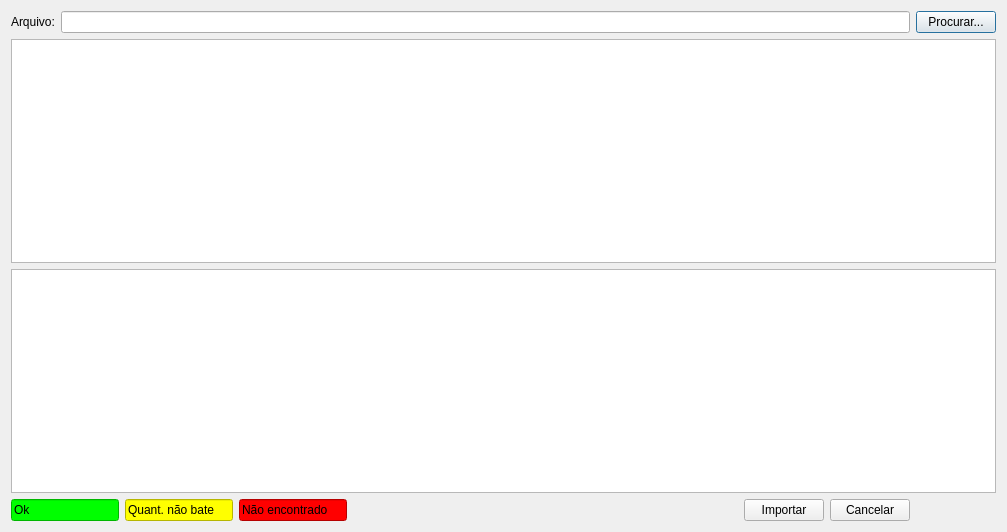
<?xml version="1.0" encoding="UTF-8"?>
<ui version="4.0">
 <class>ImportarXML</class>
 <widget class="QDialog" name="ImportarXML">
  <property name="geometry">
   <rect>
    <x>0</x>
    <y>0</y>
    <width>1007</width>
    <height>532</height>
   </rect>
  </property>
  <property name="windowTitle">
   <string>Importar NFe</string>
  </property>
  <layout class="QGridLayout" name="gridLayout">
   <item row="0" column="0">
    <widget class="QLabel" name="label">
     <property name="text">
      <string>Arquivo:</string>
     </property>
    </widget>
   </item>
   <item row="0" column="1">
    <widget class="QLineEdit" name="lineEdit"/>
   </item>
   <item row="0" column="2">
    <widget class="QPushButton" name="pushButtonProcurar">
     <property name="text">
      <string>Procurar...</string>
     </property>
    </widget>
   </item>
   <item row="1" column="0" colspan="3">
    <widget class="TableView" name="tableEstoque">
     <property name="selectionMode">
      <enum>QAbstractItemView::SingleSelection</enum>
     </property>
     <property name="selectionBehavior">
      <enum>QAbstractItemView::SelectRows</enum>
     </property>
    </widget>
   </item>
   <item row="2" column="0" colspan="3">
    <widget class="TableView" name="tableCompra">
     <property name="selectionMode">
      <enum>QAbstractItemView::SingleSelection</enum>
     </property>
     <property name="selectionBehavior">
      <enum>QAbstractItemView::SelectRows</enum>
     </property>
    </widget>
   </item>
   <item row="3" column="0" colspan="2">
    <layout class="QHBoxLayout" name="horizontalLayout">
     <item>
      <widget class="QLineEdit" name="lineEdit_3">
       <property name="sizePolicy">
        <sizepolicy hsizetype="Preferred" vsizetype="Fixed">
         <horstretch>0</horstretch>
         <verstretch>0</verstretch>
        </sizepolicy>
       </property>
       <property name="maximumSize">
        <size>
         <width>120</width>
         <height>16777215</height>
        </size>
       </property>
       <property name="styleSheet">
        <string notr="true">background-color: rgb(0, 255, 0);</string>
       </property>
       <property name="text">
        <string>Ok</string>
       </property>
       <property name="readOnly">
        <bool>true</bool>
       </property>
      </widget>
     </item>
     <item>
      <widget class="QLineEdit" name="lineEdit_4">
       <property name="sizePolicy">
        <sizepolicy hsizetype="Preferred" vsizetype="Fixed">
         <horstretch>0</horstretch>
         <verstretch>0</verstretch>
        </sizepolicy>
       </property>
       <property name="maximumSize">
        <size>
         <width>120</width>
         <height>16777215</height>
        </size>
       </property>
       <property name="styleSheet">
        <string notr="true">background-color: rgb(255, 255, 0);</string>
       </property>
       <property name="text">
        <string>Quant. não bate</string>
       </property>
       <property name="readOnly">
        <bool>true</bool>
       </property>
      </widget>
     </item>
     <item>
      <widget class="QLineEdit" name="lineEdit_5">
       <property name="sizePolicy">
        <sizepolicy hsizetype="Preferred" vsizetype="Fixed">
         <horstretch>0</horstretch>
         <verstretch>0</verstretch>
        </sizepolicy>
       </property>
       <property name="maximumSize">
        <size>
         <width>120</width>
         <height>16777215</height>
        </size>
       </property>
       <property name="autoFillBackground">
        <bool>false</bool>
       </property>
       <property name="styleSheet">
        <string notr="true">background-color: rgb(255, 0, 0);</string>
       </property>
       <property name="text">
        <string>Não encontrado</string>
       </property>
       <property name="readOnly">
        <bool>true</bool>
       </property>
      </widget>
     </item>
     <item>
      <spacer name="horizontalSpacer">
       <property name="orientation">
        <enum>Qt::Horizontal</enum>
       </property>
       <property name="sizeHint" stdset="0">
        <size>
         <width>40</width>
         <height>20</height>
        </size>
       </property>
      </spacer>
     </item>
     <item>
      <widget class="QPushButton" name="pushButtonImportar">
       <property name="text">
        <string>Importar</string>
       </property>
      </widget>
     </item>
     <item>
      <widget class="QPushButton" name="pushButtonCancelar">
       <property name="text">
        <string>Cancelar</string>
       </property>
      </widget>
     </item>
    </layout>
   </item>
  </layout>
 </widget>
 <customwidgets>
  <customwidget>
   <class>TableView</class>
   <extends>QTableView</extends>
   <header>src/tableview.h</header>
  </customwidget>
 </customwidgets>
 <resources/>
 <connections/>
</ui>
